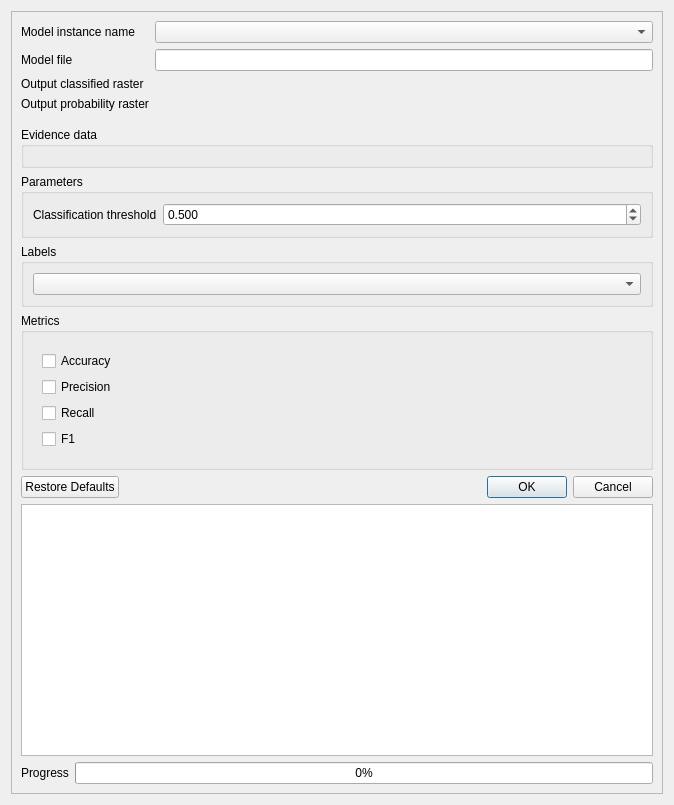
<?xml version="1.0" encoding="UTF-8"?>
<ui version="4.0">
 <class>Form</class>
 <widget class="QWidget" name="Form">
  <property name="geometry">
   <rect>
    <x>0</x>
    <y>0</y>
    <width>674</width>
    <height>805</height>
   </rect>
  </property>
  <property name="windowTitle">
   <string>Form</string>
  </property>
  <layout class="QVBoxLayout" name="verticalLayout_2">
   <item>
    <widget class="QScrollArea" name="testing_tab_scroll_area">
     <property name="widgetResizable">
      <bool>true</bool>
     </property>
     <widget class="QWidget" name="scrollAreaWidgetContents_4">
      <property name="geometry">
       <rect>
        <x>0</x>
        <y>0</y>
        <width>640</width>
        <height>857</height>
       </rect>
      </property>
      <layout class="QVBoxLayout" name="verticalLayout">
       <item>
        <layout class="QFormLayout" name="test_model_info_layout">
         <item row="0" column="0">
          <widget class="QLabel" name="test_model_selection_label">
           <property name="toolTip">
            <string>Name of the trained model instance.</string>
           </property>
           <property name="text">
            <string>Model instance name</string>
           </property>
          </widget>
         </item>
         <item row="0" column="1">
          <widget class="QComboBox" name="test_model_selection">
           <property name="toolTip">
            <string>Name of the trained model instance.</string>
           </property>
          </widget>
         </item>
         <item row="1" column="0">
          <widget class="QLabel" name="label_10">
           <property name="toolTip">
            <string>Joblib file containing the trained model.</string>
           </property>
           <property name="text">
            <string>Model file</string>
           </property>
          </widget>
         </item>
         <item row="1" column="1">
          <widget class="QLineEdit" name="model_file_testing">
           <property name="toolTip">
            <string>Joblib file containing the trained model.</string>
           </property>
           <property name="readOnly">
            <bool>true</bool>
           </property>
          </widget>
         </item>
         <item row="2" column="0">
          <widget class="QLabel" name="test_output_raster_label_1">
           <property name="toolTip">
            <string>Filepath of output raster.</string>
           </property>
           <property name="text">
            <string>Output classified raster</string>
           </property>
          </widget>
         </item>
         <item row="2" column="1">
          <widget class="QgsFileWidget" name="test_output_raster_1">
           <property name="toolTip">
            <string>Filepath of output raster.</string>
           </property>
           <property name="storageMode">
            <enum>QgsFileWidget::SaveFile</enum>
           </property>
          </widget>
         </item>
         <item row="3" column="0">
          <widget class="QLabel" name="test_output_raster_label_2">
           <property name="toolTip">
            <string>Filepath of output raster.</string>
           </property>
           <property name="text">
            <string>Output probability raster</string>
           </property>
          </widget>
         </item>
         <item row="3" column="1">
          <widget class="QgsFileWidget" name="test_output_raster_2">
           <property name="toolTip">
            <string>Filepath of output raster.</string>
           </property>
           <property name="storageMode">
            <enum>QgsFileWidget::SaveFile</enum>
           </property>
          </widget>
         </item>
        </layout>
       </item>
       <item>
        <spacer name="verticalSpacer_4">
         <property name="orientation">
          <enum>Qt::Vertical</enum>
         </property>
         <property name="sizeType">
          <enum>QSizePolicy::Fixed</enum>
         </property>
         <property name="sizeHint" stdset="0">
          <size>
           <width>20</width>
           <height>10</height>
          </size>
         </property>
        </spacer>
       </item>
       <item>
        <widget class="QGroupBox" name="test_evidence_data_box">
         <property name="sizePolicy">
          <sizepolicy hsizetype="Preferred" vsizetype="Maximum">
           <horstretch>0</horstretch>
           <verstretch>0</verstretch>
          </sizepolicy>
         </property>
         <property name="toolTip">
          <string>Evidence/feature layers for the model.</string>
         </property>
         <property name="title">
          <string>Evidence data</string>
         </property>
         <layout class="QVBoxLayout" name="verticalLayout_13">
          <item>
           <layout class="QVBoxLayout" name="test_evidence_data_layout"/>
          </item>
         </layout>
        </widget>
       </item>
       <item>
        <widget class="QGroupBox" name="test_parameter_box">
         <property name="title">
          <string>Parameters</string>
         </property>
         <layout class="QFormLayout" name="formLayout">
          <item row="0" column="0">
           <widget class="QLabel" name="label">
            <property name="toolTip">
             <string>Threshold for classifying based on probabilities. Only used for binary classification.</string>
            </property>
            <property name="text">
             <string>Classification threshold</string>
            </property>
           </widget>
          </item>
          <item row="0" column="1">
           <widget class="QgsDoubleSpinBox" name="test_classification_threshold">
            <property name="toolTip">
             <string>Threshold for classifying based on probabilities. Only used for binary classification.</string>
            </property>
            <property name="decimals">
             <number>3</number>
            </property>
            <property name="maximum">
             <double>0.999000000000000</double>
            </property>
            <property name="value">
             <double>0.500000000000000</double>
            </property>
           </widget>
          </item>
         </layout>
        </widget>
       </item>
       <item>
        <widget class="QGroupBox" name="test_label_data_box">
         <property name="sizePolicy">
          <sizepolicy hsizetype="Preferred" vsizetype="Maximum">
           <horstretch>0</horstretch>
           <verstretch>0</verstretch>
          </sizepolicy>
         </property>
         <property name="toolTip">
          <string>Target labels to test the predictions against.</string>
         </property>
         <property name="title">
          <string>Labels</string>
         </property>
         <layout class="QVBoxLayout" name="verticalLayout_12">
          <item>
           <widget class="QgsMapLayerComboBox" name="test_label_data"/>
          </item>
         </layout>
        </widget>
       </item>
       <item>
        <widget class="QGroupBox" name="metrics_box">
         <property name="sizePolicy">
          <sizepolicy hsizetype="Preferred" vsizetype="Maximum">
           <horstretch>0</horstretch>
           <verstretch>0</verstretch>
          </sizepolicy>
         </property>
         <property name="minimumSize">
          <size>
           <width>0</width>
           <height>0</height>
          </size>
         </property>
         <property name="maximumSize">
          <size>
           <width>16777215</width>
           <height>500</height>
          </size>
         </property>
         <property name="toolTip">
          <string>Metrics to score the test with.</string>
         </property>
         <property name="title">
          <string>Metrics</string>
         </property>
         <layout class="QVBoxLayout" name="verticalLayout_7">
          <item>
           <widget class="QStackedWidget" name="test_metrics_stack">
            <property name="currentIndex">
             <number>0</number>
            </property>
            <widget class="QWidget" name="classification_metrics_page">
             <layout class="QVBoxLayout" name="verticalLayout_5">
              <item>
               <widget class="QCheckBox" name="accuracy_checkbox">
                <property name="text">
                 <string>Accuracy</string>
                </property>
               </widget>
              </item>
              <item>
               <widget class="QCheckBox" name="precision_checkbox">
                <property name="text">
                 <string>Precision</string>
                </property>
               </widget>
              </item>
              <item>
               <widget class="QCheckBox" name="recall_checkbox">
                <property name="text">
                 <string>Recall</string>
                </property>
               </widget>
              </item>
              <item>
               <widget class="QCheckBox" name="f1_checkbox">
                <property name="text">
                 <string>F1</string>
                </property>
               </widget>
              </item>
             </layout>
            </widget>
            <widget class="QWidget" name="regression_metrics_page">
             <layout class="QVBoxLayout" name="verticalLayout_22">
              <item>
               <widget class="QCheckBox" name="mse_checkbox">
                <property name="text">
                 <string>MSE</string>
                </property>
               </widget>
              </item>
              <item>
               <widget class="QCheckBox" name="rmse_checkbox">
                <property name="text">
                 <string>RMSE</string>
                </property>
               </widget>
              </item>
              <item>
               <widget class="QCheckBox" name="mae_checkbox">
                <property name="text">
                 <string>MAE</string>
                </property>
               </widget>
              </item>
              <item>
               <widget class="QCheckBox" name="r2_checkbox">
                <property name="text">
                 <string>R2</string>
                </property>
               </widget>
              </item>
             </layout>
            </widget>
           </widget>
          </item>
         </layout>
        </widget>
       </item>
       <item>
        <widget class="QDialogButtonBox" name="button_box">
         <property name="standardButtons">
          <set>QDialogButtonBox::Cancel|QDialogButtonBox::Ok|QDialogButtonBox::RestoreDefaults</set>
         </property>
        </widget>
       </item>
       <item>
        <layout class="QVBoxLayout" name="verticalLayout_18">
         <item>
          <widget class="QTextEdit" name="testing_log">
           <property name="sizePolicy">
            <sizepolicy hsizetype="Expanding" vsizetype="Expanding">
             <horstretch>0</horstretch>
             <verstretch>0</verstretch>
            </sizepolicy>
           </property>
           <property name="minimumSize">
            <size>
             <width>0</width>
             <height>250</height>
            </size>
           </property>
           <property name="maximumSize">
            <size>
             <width>16777215</width>
             <height>16777215</height>
            </size>
           </property>
           <property name="autoFormatting">
            <set>QTextEdit::AutoNone</set>
           </property>
           <property name="readOnly">
            <bool>true</bool>
           </property>
           <property name="html">
            <string>&lt;!DOCTYPE HTML PUBLIC &quot;-//W3C//DTD HTML 4.0//EN&quot; &quot;http://www.w3.org/TR/REC-html40/strict.dtd&quot;&gt;
&lt;html&gt;&lt;head&gt;&lt;meta name=&quot;qrichtext&quot; content=&quot;1&quot; /&gt;&lt;style type=&quot;text/css&quot;&gt;
p, li { white-space: pre-wrap; }
&lt;/style&gt;&lt;/head&gt;&lt;body style=&quot; font-family:'Ubuntu'; font-size:11pt; font-weight:400; font-style:normal;&quot;&gt;
&lt;p style=&quot;-qt-paragraph-type:empty; margin-top:0px; margin-bottom:0px; margin-left:0px; margin-right:0px; -qt-block-indent:0; text-indent:0px;&quot;&gt;&lt;br /&gt;&lt;/p&gt;&lt;/body&gt;&lt;/html&gt;</string>
           </property>
          </widget>
         </item>
         <item>
          <layout class="QHBoxLayout" name="progress_layout">
           <item>
            <widget class="QLabel" name="training_progress_label">
             <property name="text">
              <string>Progress</string>
             </property>
            </widget>
           </item>
           <item>
            <widget class="QProgressBar" name="testing_progress_bar">
             <property name="value">
              <number>0</number>
             </property>
            </widget>
           </item>
          </layout>
         </item>
        </layout>
       </item>
      </layout>
     </widget>
    </widget>
   </item>
  </layout>
 </widget>
 <customwidgets>
  <customwidget>
   <class>QgsDoubleSpinBox</class>
   <extends>QDoubleSpinBox</extends>
   <header>qgsdoublespinbox.h</header>
  </customwidget>
  <customwidget>
   <class>QgsFileWidget</class>
   <extends>QWidget</extends>
   <header>qgsfilewidget.h</header>
   <container>1</container>
  </customwidget>
  <customwidget>
   <class>QgsMapLayerComboBox</class>
   <extends>QComboBox</extends>
   <header>qgsmaplayercombobox.h</header>
  </customwidget>
 </customwidgets>
 <resources/>
 <connections/>
</ui>
